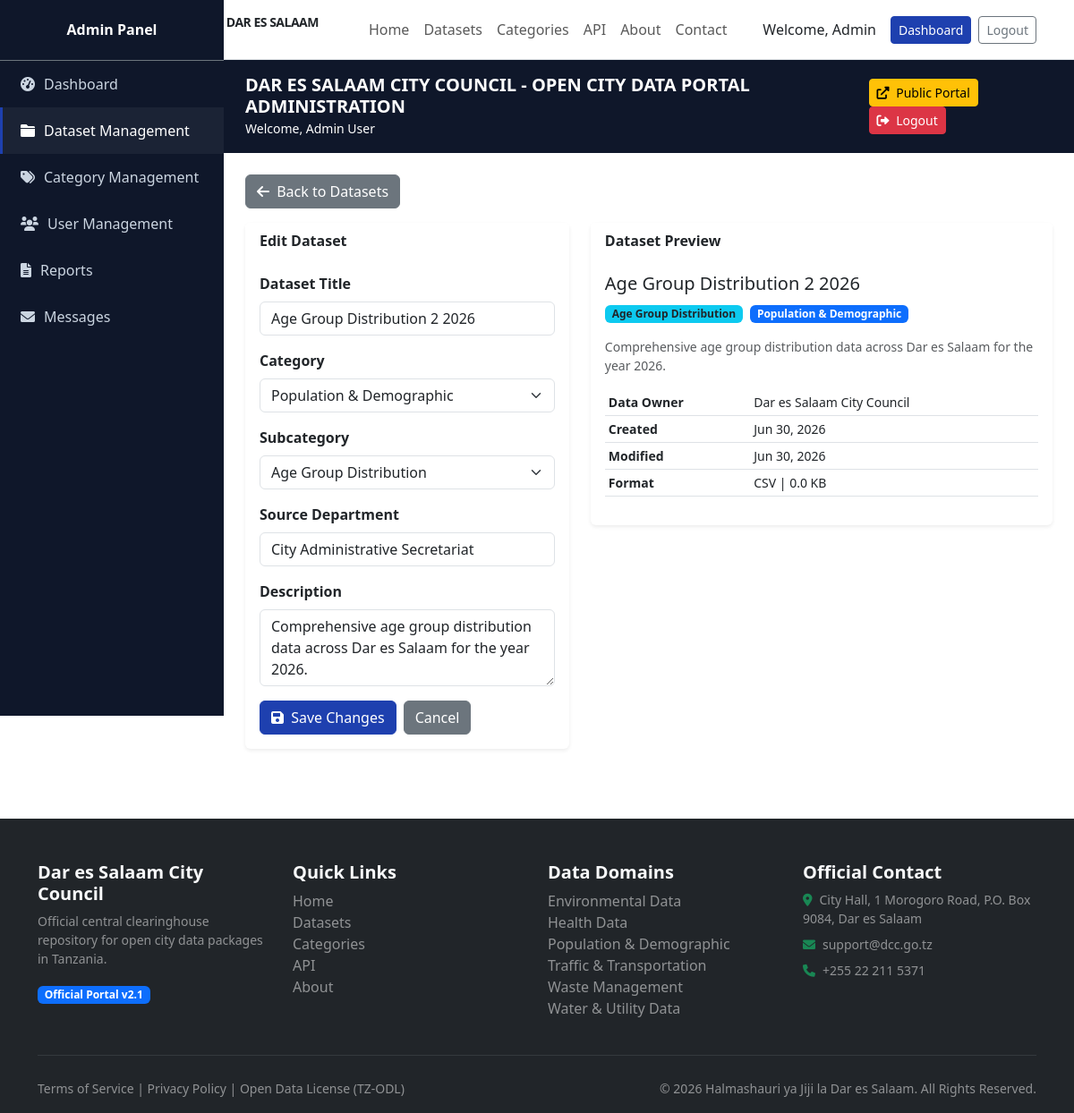
The page /admin-portal/datasets/edit/336/ (signed in) on the database its author committed.
### datasets/models.py (models this page shows, shortened)
class Dataset(models.Model):
    STATUS_CHOICES = [
        ('draft', 'Draft'),
        ('published', 'Published'),
        ('archived', 'Archived'),
    ]
    FORMAT_CHOICES = [
        ('csv', 'CSV'),
        ('xlsx', 'XLSX'),
    ]
    title = models.CharField(max_length=300)
    slug = models.SlugField(unique=True)
    description = models.TextField()
    category = models.ForeignKey(Category, on_delete=models.CASCADE, related_name='datasets')
    subcategory = models.ForeignKey(Subcategory, on_delete=models.CASCADE, related_name='datasets', blank=True, null=True)
    source_department = models.CharField(max_length=200)
    data_owner = models.CharField(max_length=200, default='Dar es Salaam City Council')
    region = models.CharField(max_length=100, default='Dar es Salaam')
    temporal_extent_start = models.DateField()
    temporal_extent_end = models.DateField()
    language = models.CharField(max_length=50, default='English')
    resource_type = models.CharField(max_length=50, default='Dataset')
    format = models.CharField(max_length=10, choices=FORMAT_CHOICES, default='csv')
    file_size = models.CharField(max_length=20, blank=True)
    records = models.IntegerField(default=0)
    download_count = models.IntegerField(default=0)
    status = models.CharField(max_length=20, choices=STATUS_CHOICES, default='draft')
    created_at = models.DateTimeField(auto_now_add=True)
    updated_at = models.DateTimeField(auto_now=True)
    raw_file = models.FileField(upload_to='datasets/raw/', blank=True, null=True)
    processed_file = models.FileField(upload_to='datasets/processed/', blank=True, null=True)
    chart_image = models.ImageField(upload_to='charts/', blank=True, null=True)
    chart_data = models.JSONField(blank=True, null=True)
    class Meta:
        ordering = ['-created_at']

class Category(models.Model):
    ICON_CHOICES = [
        ('traffic', 'Traffic Light'),
        ('population', 'People'),
        ('waste', 'Waste Management'),
        ('health', 'Health Facility'),
        ('water', 'Water & Electricity'),
        ('environment', 'Environmental'),
    ]
    name = models.CharField(max_length=100)
    slug = models.SlugField(unique=True)
    description = models.TextField(blank=True)
    icon = models.CharField(max_length=50, choices=ICON_CHOICES, default='traffic')
    dataset_count = models.IntegerField(default=0)
    created_at = models.DateTimeField(auto_now_add=True)
    updated_at = models.DateTimeField(auto_now=True)
    class Meta:
        verbose_name_plural = 'Categories'
        ordering = ['name']

class Subcategory(models.Model):
    category = models.ForeignKey(Category, on_delete=models.CASCADE, related_name='subcategories')
    name = models.CharField(max_length=100)
    slug = models.SlugField()
    description = models.TextField()
    dataset_count = models.IntegerField(default=0)
    created_at = models.DateTimeField(auto_now_add=True)
    updated_at = models.DateTimeField(auto_now=True)
    class Meta:
        verbose_name_plural = 'Subcategories'
        ordering = ['name']
        unique_together = ['category', 'slug']

### admin_portal/views.py (the view, shortened to what this page needs)
# urls.py: path('datasets/edit/<int:pk>/', admin_views.admin_dataset_edit, name='admin_dataset_edit'),
@login_required
@user_passes_test(is_admin)
def admin_dataset_edit(request, pk):
    dataset = get_object_or_404(Dataset, pk=pk)
    categories = Category.objects.all().prefetch_related('subcategories')
    return render(request, 'admin_portal/dataset_edit.html', {
        'dataset': dataset,
        'categories': categories,
    })

### admin_portal/views.py (called while the page is built)
def is_admin(user):
    return user.is_authenticated and hasattr(user, 'profile') and user.profile.role == 'admin'

### templates/admin_portal/dataset_edit.html (shortened to what this page needs)
{% extends 'admin_portal/base_admin.html' %}
{% block admin_content %}
<div class="row mb-3">
    <div class="col-md-6">
        <a href="{% url 'admin_portal:admin_datasets' %}" class="btn btn-secondary"><i class="fas fa-arrow-left me-1"></i> Back to Datasets</a>
    </div>
</div>
<div class="row g-4">
    <div class="col-lg-5">
        <div class="card border-0 shadow-sm">
            <div class="card-header bg-white border-0 fw-bold">Edit Dataset</div>
            <div class="card-body">
                <form method="post">
                    <div class="mb-3">
                        <label class="form-label fw-semibold">Dataset Title</label>
                        <input type="text" name="title" class="form-control" value="{{ dataset.title }}" required>
                    </div>
                    <div class="mb-3">
                        <label class="form-label fw-semibold">Category</label>
                        <select name="category" class="form-select" required id="editCategory">
                            {% for cat in categories %}
                            <option value="{{ cat.id }}" {% if cat.id == dataset.category_id %}selected{% endif %}>{{ cat.name }}</option>
                            {% endfor %}
                        </select>
                    </div>
                    <div class="mb-3">
                        <label class="form-label fw-semibold">Subcategory</label>
                        <select name="subcategory" class="form-select" required id="editSubcategory">
                            {% for cat in categories %}
                            {% for subcat in cat.subcategories.all %}
                            <option value="{{ subcat.id }}"
                                data-category="{{ cat.id }}"
                                {% if subcat.id == dataset.subcategory_id %}selected{% endif %}>{{ subcat.name }}</option>
                            {% endfor %}
                            {% endfor %}
                        </select>
                    </div>
                    <div class="mb-3">
                        <label class="form-label fw-semibold">Source Department</label>
                        <input type="text" name="source_department" class="form-control" value="{{ dataset.source_department }}">
                    </div>
                    <div class="mb-3">
                        <label class="form-label fw-semibold">Description</label>
                        <textarea name="description" class="form-control" rows="3">{{ dataset.description }}</textarea>
                    </div>
                    <div class="d-flex gap-2">
                        <button type="submit" class="btn btn-primary"><i class="fas fa-save me-1"></i> Save Changes</button>
                        <a href="{% url 'admin_portal:admin_datasets' %}" class="btn btn-secondary">Cancel</a>
                    </div>
                </form>
            </div>
        </div>
    </div>
    <div class="col-lg-7">
        <div class="card border-0 shadow-sm">
            <div class="card-header bg-white border-0 fw-bold">Dataset Preview</div>
            <div class="card-body">
                <h5>{{ dataset.title }}</h5>
                <span class="badge bg-info text-dark">{{ dataset.subcategory.name }}</span>
                <span class="badge bg-primary ms-1">{{ dataset.category.name }}</span>
                <p class="mt-3 text-muted small">{{ dataset.description }}</p>
                <table class="table table-sm small">
                    <tr><td class="fw-semibold">Data Owner</td><td>{{ dataset.data_owner }}</td></tr>
                    <tr><td class="fw-semibold">Created</td><td>{{ dataset.created_at|date:"M d, Y" }}</td></tr>
                    <tr><td class="fw-semibold">Modified</td><td>{{ dataset.updated_at|date:"M d, Y" }}</td></tr>
                    <tr><td class="fw-semibold">Format</td><td>{{ dataset.format|upper }} | {{ dataset.file_size }}</td></tr>
                </table>
            </div>
        </div>
    </div>
</div>
{% endblock %}

### templates/base.html (shortened to what this page needs)
<!DOCTYPE html>
<html lang="en">
<head>
    <link href="https://cdn.jsdelivr.net/npm/bootstrap@5.3.0/dist/css/bootstrap.min.css" rel="stylesheet">
    <link href="https://cdnjs.cloudflare.com/ajax/libs/font-awesome/6.0.0/css/all.min.css" rel="stylesheet">
</head>
<body>
    <nav class="navbar navbar-expand-lg navbar-light bg-white border-bottom">
        <div class="container">
            <a class="navbar-brand d-flex align-items-center gap-2" href="/">
                <div class="rounded-circle bg-primary-custom text-white d-flex align-items-center justify-content-center fw-bold" style="width:40px;height:40px;">DSM</div>
                <div>
                    <div class="fw-bold text-dark" style="font-size:14px;">HALMASHAURI YA JIJI LA DAR ES SALAAM</div>
                    <div class="text-muted" style="font-size:12px;">Open City Data Portal</div>
                </div>
            </a>
            <div class="collapse navbar-collapse" id="nav">
                <ul class="navbar-nav mx-auto">
                    <li class="nav-item"><a class="nav-link" href="/">Home</a></li>
                    <li class="nav-item"><a class="nav-link" href="/datasets/">Datasets</a></li>
                    <li class="nav-item"><a class="nav-link" href="/categories/">Categories</a></li>
                    <li class="nav-item"><a class="nav-link" href="/api/v1/">API</a></li>
                    <li class="nav-item"><a class="nav-link" href="/about/">About</a></li>
                    <li class="nav-item"><a class="nav-link" href="/contact/">Contact</a></li>
                </ul>
                <div class="d-flex gap-2 align-items-center">
                    {% if user.is_authenticated %}
                        <span class="me-2">Welcome, {{ user.first_name }}</span>
                        {% if user.profile.role == 'admin' %}
                            <a href="/admin-portal/" class="btn btn-sm btn-primary">Dashboard</a>
                        {% else %}
                            <a href="/datasets/" class="btn btn-sm btn-outline-primary">Browse</a>
                        {% endif %}
                        <a href="/accounts/logout/" class="btn btn-sm btn-outline-secondary">Logout</a>
                    {% else %}
                        <a href="/accounts/signup/" class="btn btn-sm btn-outline-primary">Sign Up</a>
                        <a href="/accounts/login/" class="btn btn-sm btn-primary">Login</a>
                    {% endif %}
                </div>
            </div>
        </div>
    </nav>
    {% block content %}{% endblock %}
    <footer class="bg-dark text-light pt-5 pb-3 mt-5">
        <div class="container">
            <div class="row g-4">
                <div class="col-md-3">
                    <h5 class="fw-bold">Dar es Salaam City Council</h5>
                    <p class="small text-white-50">Official central clearinghouse repository for open city data packages in Tanzania.</p>
                    <span class="badge bg-primary">Official Portal v2.1</span>
                </div>
                <div class="col-md-3">
                    <h5 class="fw-bold">Quick Links</h5>
                    <ul class="list-unstyled">
                        <li><a href="/" class="text-white-50 text-decoration-none">Home</a></li>
                        <li><a href="/datasets/" class="text-white-50 text-decoration-none">Datasets</a></li>
                        <li><a href="/categories/" class="text-white-50 text-decoration-none">Categories</a></li>
                        <li><a href="/api/v1/" class="text-white-50 text-decoration-none">API</a></li>
                        <li><a href="/about/" class="text-white-50 text-decoration-none">About</a></li>
                    </ul>
                </div>
                <div class="col-md-3">
                    <h5 class="fw-bold">Data Domains</h5>
                    <ul class="list-unstyled">
                        {% for cat in categories %}
                        <li><a href="/categories/{{ cat.slug }}/" class="text-white-50 text-decoration-none">{{ cat.name }}</a></li>
                        {% endfor %}
                    </ul>
                </div>
                <div class="col-md-3">
                    <h5 class="fw-bold">Official Contact</h5>
                    <ul class="list-unstyled">
                        <li class="small text-white-50"><i class="fas fa-map-marker-alt text-success me-2"></i>City Hall, 1 Morogoro Road, P.O. Box 9084, Dar es Salaam</li>
                        <li class="small text-white-50 mt-2"><i class="fas fa-envelope text-success me-2"></i>support@dcc.go.tz</li>
                        <li class="small text-white-50 mt-2"><i class="fas fa-phone text-success me-2"></i>+255 22 211 5371</li>
                    </ul>
                </div>
            </div>
            <hr class="border-secondary my-4">
            <div class="row">
                <div class="col-md-6">
                    <small class="text-white-50">Terms of Service | Privacy Policy | Open Data License (TZ-ODL)</small>
                </div>
                <div class="col-md-6 text-md-end">
                    <small class="text-white-50">&copy; 2026 Halmashauri ya Jiji la Dar es Salaam. All Rights Reserved.</small>
                </div>
            </div>
        </div>
    </footer>
</body>
</html>

### templates/base.html (style rules this page uses)
:root { --primary-blue: #1e40af; --dark-blue: #0f172a; --light-bg: #f8fafc; }
body { font-family: 'Segoe UI', Tahoma, Geneva, Verdana, sans-serif; }
.navbar-brand { font-weight: 700; letter-spacing: -0.5px; }
.btn-primary { background-color: var(--primary-blue); border-color: var(--primary-blue); }
.bg-primary-custom { background-color: var(--primary-blue); }

### rows shown on the page
Dataset: title "Age Group Distribution 2 2026", category "Population & Demographic", subcategory "Age Group Distribution", source_department "City Administrative Secretariat", description "Comprehensive age group distribution data across Dar es Salaam for the year 2026.", subcategory.name "Age Group Distribution", category.name "Population & Demographic", data_owner "Dar es Salaam City Council", created_at "Jun 30, 2026", updated_at "Jun 30, 2026", format "CSV", file_size "0.0 KB"
Category: name "Environmental Data"
Category: name "Health Data"
Category: name "Population & Demographic"
Category: name "Traffic & Transportation"
Category: name "Waste Management"
Category: name "Water & Utility Data"

### other values the page prints
{{ user.first_name }} "Admin"
